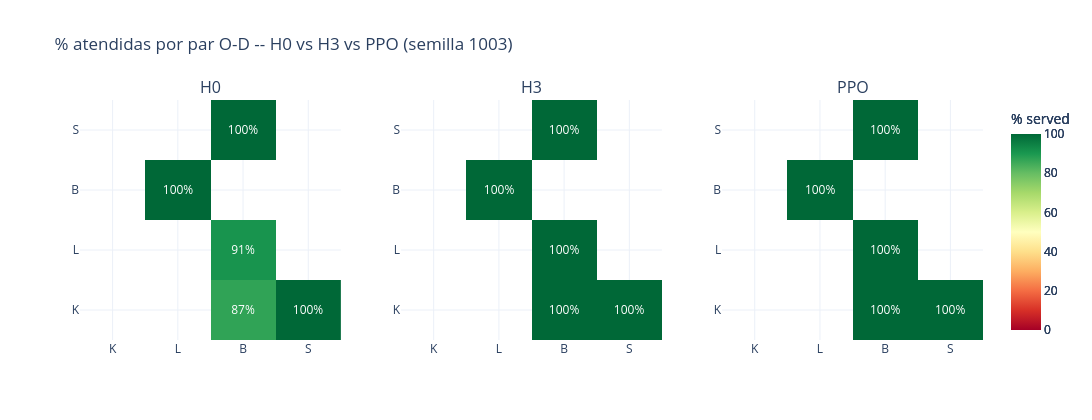
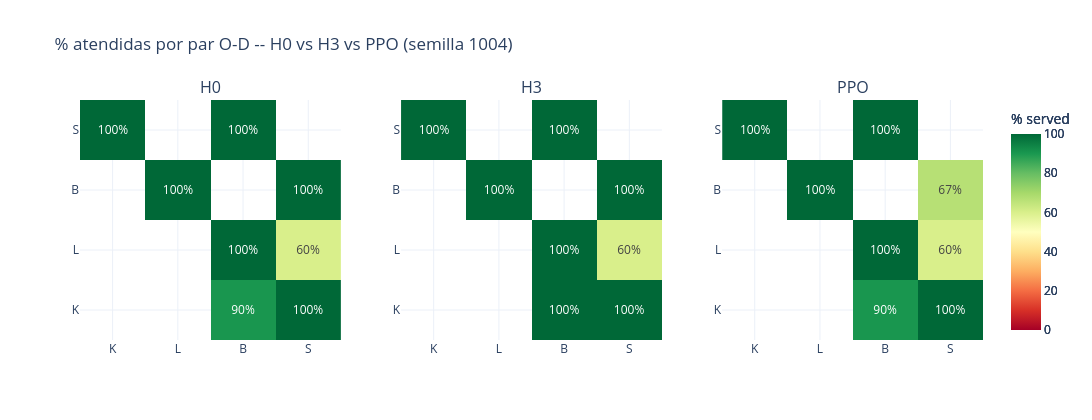

The notebook cell saved with these charts, in order:
### Code cell
for semilla in SEMILLAS_DETALLE:
    idx = SEMILLAS_EVAL.index(semilla)
    envs_semilla = {"H0": envs_base[idx], "H3": envs_h3[idx], "PPO": envs_agente[idx]}

    fig_heatmaps = make_subplots(rows=1, cols=3, subplot_titles=["H0", "H3", "PPO"])
    for i, (pol, env) in enumerate(envs_semilla.items(), start=1):
        h = viz.graficar_heatmap_cumplimiento(env)
        fig_heatmaps.add_trace(h.data[0], row=1, col=i)
    fig_heatmaps.update_layout(title=f"% atendidas por par O-D -- H0 vs H3 vs PPO (semilla {semilla})",
                                template="plotly_white", height=420, width=1200)
    fig_heatmaps.write_html(FIG_DIR / f"heatmap_cumplimiento_comparado_semilla{semilla}.html")
    fig_heatmaps.write_image(FIG_DIR / f"heatmap_cumplimiento_comparado_semilla{semilla}.png", scale=2, width=1200, height=420)
    fig_heatmaps.show()

    for pol, env in envs_semilla.items():
        fig = viz.graficar_ocupacion_flota(env)
        fig.update_layout(title=f"Fleet occupancy over time -- {pol} (semilla {semilla})")
        fig.write_html(FIG_DIR / f"ocupacion_flota_{pol}_semilla{semilla}.html")
        fig.write_image(FIG_DIR / f"ocupacion_flota_{pol}_semilla{semilla}.png", scale=2, width=900, height=500)

        fig = viz.graficar_sin_atender_al_final(env)
        fig.update_layout(title=f"Backlog at end of run -- {pol} (semilla {semilla})")
        fig.write_html(FIG_DIR / f"backlog_{pol}_semilla{semilla}.html")
        fig.write_image(FIG_DIR / f"backlog_{pol}_semilla{semilla}.png", scale=2, width=900, height=500)

print("Graficas de ocupacion/backlog (HTML + PNG) guardadas en", FIG_DIR)

### Figure 1 — Plotly figure (JSON) as saved in the notebook; plotly's stock layout.template omitted (floating-point values rounded to 4 significant figures)
{"data": [{"colorbar": {"title": {"text": "% served"}}, "colorscale": [[0.0, "rgb(165,0,38)"], [0.1, "rgb(215,48,39)"], [0.2, "rgb(244,109,67)"], [0.3, "rgb(253,174,97)"], [0.4, "rgb(254,224,139)"], [0.5, "rgb(255,255,191)"], [0.6, "rgb(217,239,139)"], [0.7, "rgb(166,217,106)"], [0.8, "rgb(102,189,99)"], [0.9, "rgb(26,152,80)"], [1.0, "rgb(0,104,55)"]], "hovertemplate": "origin %{y} -> destination %{x}<br>%{z:.1f}% served<extra></extra>", "text": [["", "", "87%", "100%"], ["", "", "91%", ""], ["", "100%", "", ""], ["", "", "100%", ""]], "texttemplate": "%{text}", "type": "heatmap", "x": ["K", "L", "B", "S"], "xaxis": "x", "y": ["K", "L", "B", "S"], "yaxis": "y", "z": [[NaN, NaN, 87.1, 100.0], [NaN, NaN, 90.77, NaN], [NaN, 100.0, NaN, NaN], [NaN, NaN, 100.0, NaN]], "zmax": 100, "zmin": 0}, {"colorbar": {"title": {"text": "% served"}}, "colorscale": [[0.0, "rgb(165,0,38)"], [0.1, "rgb(215,48,39)"], [0.2, "rgb(244,109,67)"], [0.3, "rgb(253,174,97)"], [0.4, "rgb(254,224,139)"], [0.5, "rgb(255,255,191)"], [0.6, "rgb(217,239,139)"], [0.7, "rgb(166,217,106)"], [0.8, "rgb(102,189,99)"], [0.9, "rgb(26,152,80)"], [1.0, "rgb(0,104,55)"]], "hovertemplate": "origin %{y} -> destination %{x}<br>%{z:.1f}% served<extra></extra>", "text": [["", "", "100%", "100%"], ["", "", "100%", ""], ["", "100%", "", ""], ["", "", "100%", ""]], "texttemplate": "%{text}", "type": "heatmap", "x": ["K", "L", "B", "S"], "xaxis": "x2", "y": ["K", "L", "B", "S"], "yaxis": "y2", "z": [[NaN, NaN, 100.0, 100.0], [NaN, NaN, 100.0, NaN], [NaN, 100.0, NaN, NaN], [NaN, NaN, 100.0, NaN]], "zmax": 100, "zmin": 0}, {"colorbar": {"title": {"text": "% served"}}, "colorscale": [[0.0, "rgb(165,0,38)"], [0.1, "rgb(215,48,39)"], [0.2, "rgb(244,109,67)"], [0.3, "rgb(253,174,97)"], [0.4, "rgb(254,224,139)"], [0.5, "rgb(255,255,191)"], [0.6, "rgb(217,239,139)"], [0.7, "rgb(166,217,106)"], [0.8, "rgb(102,189,99)"], [0.9, "rgb(26,152,80)"], [1.0, "rgb(0,104,55)"]], "hovertemplate": "origin %{y} -> destination %{x}<br>%{z:.1f}% served<extra></extra>", "text": [["", "", "100%", "100%"], ["", "", "100%", ""], ["", "100%", "", ""], ["", "", "100%", ""]], "texttemplate": "%{text}", "type": "heatmap", "x": ["K", "L", "B", "S"], "xaxis": "x3", "y": ["K", "L", "B", "S"], "yaxis": "y3", "z": [[NaN, NaN, 100.0, 100.0], [NaN, NaN, 100.0, NaN], [NaN, 100.0, NaN, NaN], [NaN, NaN, 100.0, NaN]], "zmax": 100, "zmin": 0}], "layout": {"annotations": [{"font": {"size": 16}, "showarrow": false, "text": "H0", "x": 0.1444, "xanchor": "center", "xref": "paper", "y": 1.0, "yanchor": "bottom", "yref": "paper"}, {"font": {"size": 16}, "showarrow": false, "text": "H3", "x": 0.5, "xanchor": "center", "xref": "paper", "y": 1.0, "yanchor": "bottom", "yref": "paper"}, {"font": {"size": 16}, "showarrow": false, "text": "PPO", "x": 0.8556, "xanchor": "center", "xref": "paper", "y": 1.0, "yanchor": "bottom", "yref": "paper"}], "height": 420, "title": {"text": "% atendidas por par O-D -- H0 vs H3 vs PPO (semilla 1003)"}, "width": 1200, "xaxis": {"anchor": "y", "domain": [0.0, 0.2889]}, "xaxis2": {"anchor": "y2", "domain": [0.3556, 0.6444]}, "xaxis3": {"anchor": "y3", "domain": [0.7111, 1.0]}, "yaxis": {"anchor": "x", "domain": [0.0, 1.0]}, "yaxis2": {"anchor": "x2", "domain": [0.0, 1.0]}, "yaxis3": {"anchor": "x3", "domain": [0.0, 1.0]}}}

### Figure 2 — Plotly figure (JSON) as saved in the notebook; plotly's stock layout.template omitted (floating-point values rounded to 4 significant figures)
{"data": [{"colorbar": {"title": {"text": "% served"}}, "colorscale": [[0.0, "rgb(165,0,38)"], [0.1, "rgb(215,48,39)"], [0.2, "rgb(244,109,67)"], [0.3, "rgb(253,174,97)"], [0.4, "rgb(254,224,139)"], [0.5, "rgb(255,255,191)"], [0.6, "rgb(217,239,139)"], [0.7, "rgb(166,217,106)"], [0.8, "rgb(102,189,99)"], [0.9, "rgb(26,152,80)"], [1.0, "rgb(0,104,55)"]], "hovertemplate": "origin %{y} -> destination %{x}<br>%{z:.1f}% served<extra></extra>", "text": [["", "", "90%", "100%"], ["", "", "100%", "60%"], ["", "100%", "", "100%"], ["100%", "", "100%", ""]], "texttemplate": "%{text}", "type": "heatmap", "x": ["K", "L", "B", "S"], "xaxis": "x", "y": ["K", "L", "B", "S"], "yaxis": "y", "z": [[NaN, NaN, 90.48, 100.0], [NaN, NaN, 100.0, 60.0], [NaN, 100.0, NaN, 100.0], [100.0, NaN, 100.0, NaN]], "zmax": 100, "zmin": 0}, {"colorbar": {"title": {"text": "% served"}}, "colorscale": [[0.0, "rgb(165,0,38)"], [0.1, "rgb(215,48,39)"], [0.2, "rgb(244,109,67)"], [0.3, "rgb(253,174,97)"], [0.4, "rgb(254,224,139)"], [0.5, "rgb(255,255,191)"], [0.6, "rgb(217,239,139)"], [0.7, "rgb(166,217,106)"], [0.8, "rgb(102,189,99)"], [0.9, "rgb(26,152,80)"], [1.0, "rgb(0,104,55)"]], "hovertemplate": "origin %{y} -> destination %{x}<br>%{z:.1f}% served<extra></extra>", "text": [["", "", "100%", "100%"], ["", "", "100%", "60%"], ["", "100%", "", "100%"], ["100%", "", "100%", ""]], "texttemplate": "%{text}", "type": "heatmap", "x": ["K", "L", "B", "S"], "xaxis": "x2", "y": ["K", "L", "B", "S"], "yaxis": "y2", "z": [[NaN, NaN, 100.0, 100.0], [NaN, NaN, 100.0, 60.0], [NaN, 100.0, NaN, 100.0], [100.0, NaN, 100.0, NaN]], "zmax": 100, "zmin": 0}, {"colorbar": {"title": {"text": "% served"}}, "colorscale": [[0.0, "rgb(165,0,38)"], [0.1, "rgb(215,48,39)"], [0.2, "rgb(244,109,67)"], [0.3, "rgb(253,174,97)"], [0.4, "rgb(254,224,139)"], [0.5, "rgb(255,255,191)"], [0.6, "rgb(217,239,139)"], [0.7, "rgb(166,217,106)"], [0.8, "rgb(102,189,99)"], [0.9, "rgb(26,152,80)"], [1.0, "rgb(0,104,55)"]], "hovertemplate": "origin %{y} -> destination %{x}<br>%{z:.1f}% served<extra></extra>", "text": [["", "", "90%", "100%"], ["", "", "100%", "60%"], ["", "100%", "", "67%"], ["100%", "", "100%", ""]], "texttemplate": "%{text}", "type": "heatmap", "x": ["K", "L", "B", "S"], "xaxis": "x3", "y": ["K", "L", "B", "S"], "yaxis": "y3", "z": [[NaN, NaN, 90.48, 100.0], [NaN, NaN, 100.0, 60.0], [NaN, 100.0, NaN, 66.67], [100.0, NaN, 100.0, NaN]], "zmax": 100, "zmin": 0}], "layout": {"annotations": [{"font": {"size": 16}, "showarrow": false, "text": "H0", "x": 0.1444, "xanchor": "center", "xref": "paper", "y": 1.0, "yanchor": "bottom", "yref": "paper"}, {"font": {"size": 16}, "showarrow": false, "text": "H3", "x": 0.5, "xanchor": "center", "xref": "paper", "y": 1.0, "yanchor": "bottom", "yref": "paper"}, {"font": {"size": 16}, "showarrow": false, "text": "PPO", "x": 0.8556, "xanchor": "center", "xref": "paper", "y": 1.0, "yanchor": "bottom", "yref": "paper"}], "height": 420, "title": {"text": "% atendidas por par O-D -- H0 vs H3 vs PPO (semilla 1004)"}, "width": 1200, "xaxis": {"anchor": "y", "domain": [0.0, 0.2889]}, "xaxis2": {"anchor": "y2", "domain": [0.3556, 0.6444]}, "xaxis3": {"anchor": "y3", "domain": [0.7111, 1.0]}, "yaxis": {"anchor": "x", "domain": [0.0, 1.0]}, "yaxis2": {"anchor": "x2", "domain": [0.0, 1.0]}, "yaxis3": {"anchor": "x3", "domain": [0.0, 1.0]}}}
